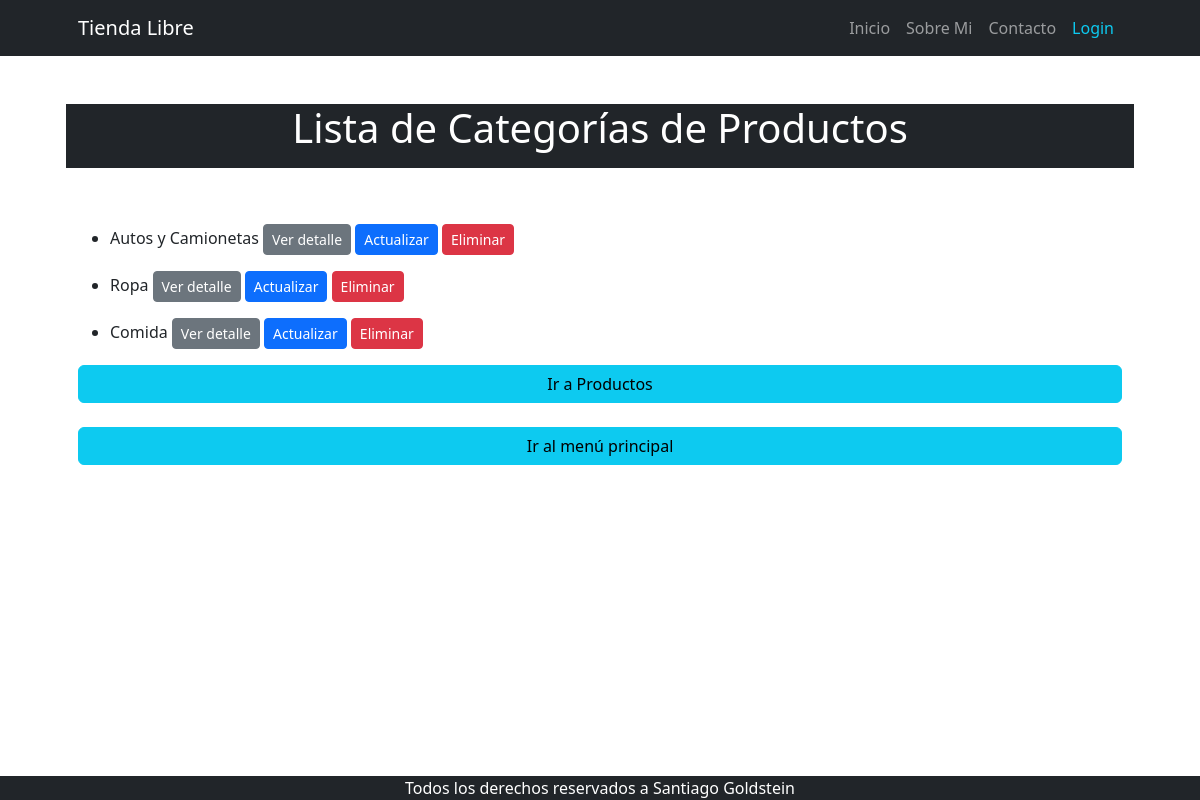
The app's page /producto/productocategoria/list/, older data.
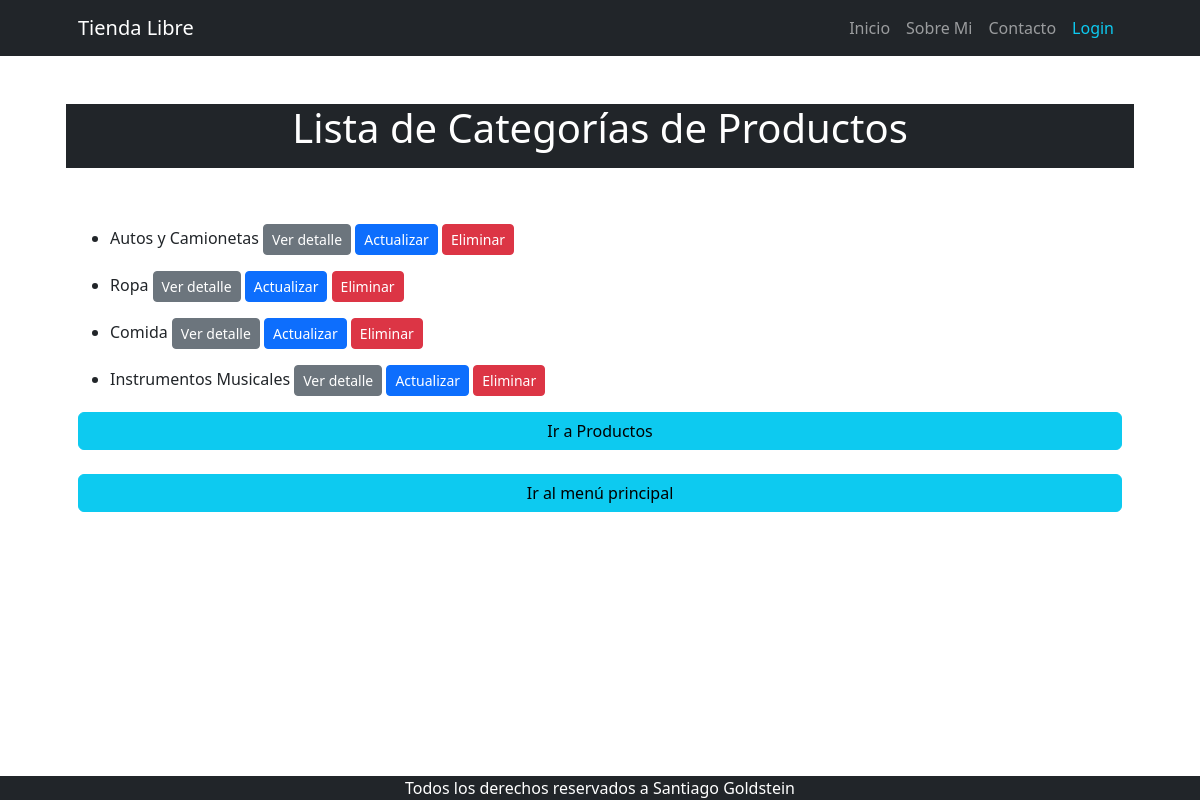
The same page, newer data.
### apps/producto/models.py (models this page shows, shortened)
class ProductoCategoria(models.Model):
    nombre = models.CharField(max_length=200, unique=True)
    descripcion = models.CharField(
        max_length=250, null=True, blank=True, verbose_name="descripción")
    class Meta:
        verbose_name = "categoría de productos"
        verbose_name_plural = "categorías de productos"

### apps/producto/views.py (the view)
# urls.py: path("productocategoria/list/", views.ProductoCategoriaList.as_view(),
class ProductoCategoriaList(ListView):
    model = models.ProductoCategoria

### apps/producto/templates/producto/productocategoria_list.html
{% extends 'producto/index.html' %}
{% block INDEX_TITULO %}
    Lista de Categorías de Productos
{% endblock INDEX_TITULO %}
{% block INDEX_CONTENIDO %}
    {% if object_list %}
        {% for object in object_list %}
            <ul>
                <li>{{ object.nombre }}
                    <a href="{% url 'producto:productocategoria_detail' object.id %}" class="btn btn-secondary btn-sm">
                        Ver detalle</a>
                    <a href="{% url 'producto:productocategoria_update' object.id %}" class="btn btn-primary btn-sm">
                        Actualizar</a>
                    <a href="{% url 'producto:productocategoria_delete' object.id %}" class="btn btn-danger btn-sm">
                        Eliminar</a>
                </li>
            </ul>
        {% endfor %}
    {% else %}
        <p>no hay elementos</p>
    {% endif %}
    <div class="d-grid gap-3">
        <a href="{% url 'producto:home' %}" class="btn btn-info ">Ir a Productos</a>
    </div>
    <br>
    {% include 'Home/index_back.html' %}
{% endblock INDEX_CONTENIDO %}

Row changes from the older to the newer data that the page shows:
added ProductoCategoria: nombre "Instrumentos Musicales"
